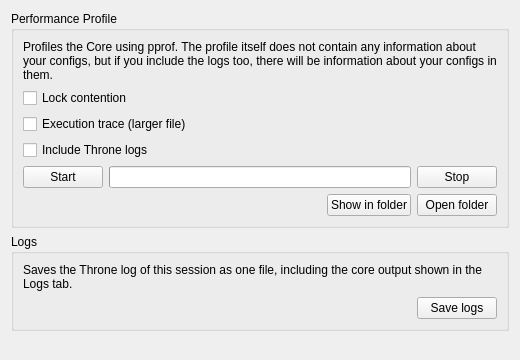
<?xml version="1.0" encoding="UTF-8"?>
<ui version="4.0">
 <class>DiagnosticsTab</class>
 <widget class="QWidget" name="DiagnosticsTab">
  <property name="geometry">
   <rect>
    <x>0</x>
    <y>0</y>
    <width>520</width>
    <height>360</height>
   </rect>
  </property>
  <layout class="QVBoxLayout" name="rootLayout">
   <item>
    <widget class="QGroupBox" name="groupProfile">
     <property name="title">
      <string>Performance Profile</string>
     </property>
     <layout class="QVBoxLayout" name="profileLayout">
      <item>
       <widget class="QLabel" name="intro">
        <property name="text">
         <string>Profiles the Core using pprof. The profile itself does not contain any information about your configs, but if you include the logs too, there will be information about your configs in them.</string>
        </property>
        <property name="wordWrap">
         <bool>true</bool>
        </property>
       </widget>
      </item>
      <item>
       <widget class="QCheckBox" name="contention">
        <property name="toolTip">
         <string>Records where goroutines wait on locks and channels.</string>
        </property>
        <property name="text">
         <string>Lock contention</string>
        </property>
       </widget>
      </item>
      <item>
       <widget class="QCheckBox" name="trace">
        <property name="text">
         <string>Execution trace (larger file)</string>
        </property>
       </widget>
      </item>
      <item>
       <widget class="QCheckBox" name="includeLogs">
        <property name="toolTip">
         <string>Logs contain visited domains and server addresses.</string>
        </property>
        <property name="text">
         <string>Include Throne logs</string>
        </property>
       </widget>
      </item>
      <item>
       <layout class="QHBoxLayout" name="captureRow">
        <item>
         <widget class="QPushButton" name="startButton">
          <property name="text">
           <string>Start</string>
          </property>
         </widget>
        </item>
        <item>
         <widget class="QProgressBar" name="progress">
          <property name="textVisible">
           <bool>false</bool>
          </property>
         </widget>
        </item>
        <item>
         <widget class="QPushButton" name="stopButton">
          <property name="text">
           <string>Stop</string>
          </property>
         </widget>
        </item>
       </layout>
      </item>
      <item>
       <layout class="QHBoxLayout" name="resultRow">
        <item>
         <widget class="QLabel" name="status">
          <property name="sizePolicy">
           <sizepolicy hsizetype="Expanding" vsizetype="Preferred">
            <horstretch>0</horstretch>
            <verstretch>0</verstretch>
           </sizepolicy>
          </property>
          <property name="text">
           <string notr="true"/>
          </property>
          <property name="wordWrap">
           <bool>true</bool>
          </property>
          <property name="textInteractionFlags">
           <set>Qt::TextInteractionFlag::TextSelectableByMouse</set>
          </property>
         </widget>
        </item>
        <item>
         <widget class="QPushButton" name="showInFolder">
          <property name="text">
           <string>Show in folder</string>
          </property>
         </widget>
        </item>
        <item>
         <widget class="QPushButton" name="openFolder">
          <property name="text">
           <string>Open folder</string>
          </property>
         </widget>
        </item>
       </layout>
      </item>
     </layout>
    </widget>
   </item>
   <item>
    <widget class="QGroupBox" name="groupLogs">
     <property name="title">
      <string>Logs</string>
     </property>
     <layout class="QVBoxLayout" name="logsLayout">
      <item>
       <widget class="QLabel" name="logsIntro">
        <property name="text">
         <string>Saves the Throne log of this session as one file, including the core output shown in the Logs tab.</string>
        </property>
        <property name="wordWrap">
         <bool>true</bool>
        </property>
       </widget>
      </item>
      <item>
       <layout class="QHBoxLayout" name="logsRow">
        <item>
         <widget class="QLabel" name="logsStatus">
          <property name="sizePolicy">
           <sizepolicy hsizetype="Expanding" vsizetype="Preferred">
            <horstretch>0</horstretch>
            <verstretch>0</verstretch>
           </sizepolicy>
          </property>
          <property name="text">
           <string notr="true"/>
          </property>
          <property name="wordWrap">
           <bool>true</bool>
          </property>
          <property name="textInteractionFlags">
           <set>Qt::TextInteractionFlag::TextSelectableByMouse</set>
          </property>
         </widget>
        </item>
        <item>
         <widget class="QPushButton" name="saveLogs">
          <property name="toolTip">
           <string>Logs contain visited domains and server addresses.</string>
          </property>
          <property name="text">
           <string>Save logs</string>
          </property>
         </widget>
        </item>
       </layout>
      </item>
     </layout>
    </widget>
   </item>
   <item>
    <spacer name="bottomSpacer">
     <property name="orientation">
      <enum>Qt::Orientation::Vertical</enum>
     </property>
     <property name="sizeHint" stdset="0">
      <size>
       <width>0</width>
       <height>0</height>
      </size>
     </property>
    </spacer>
   </item>
  </layout>
 </widget>
 <resources/>
 <connections/>
</ui>
